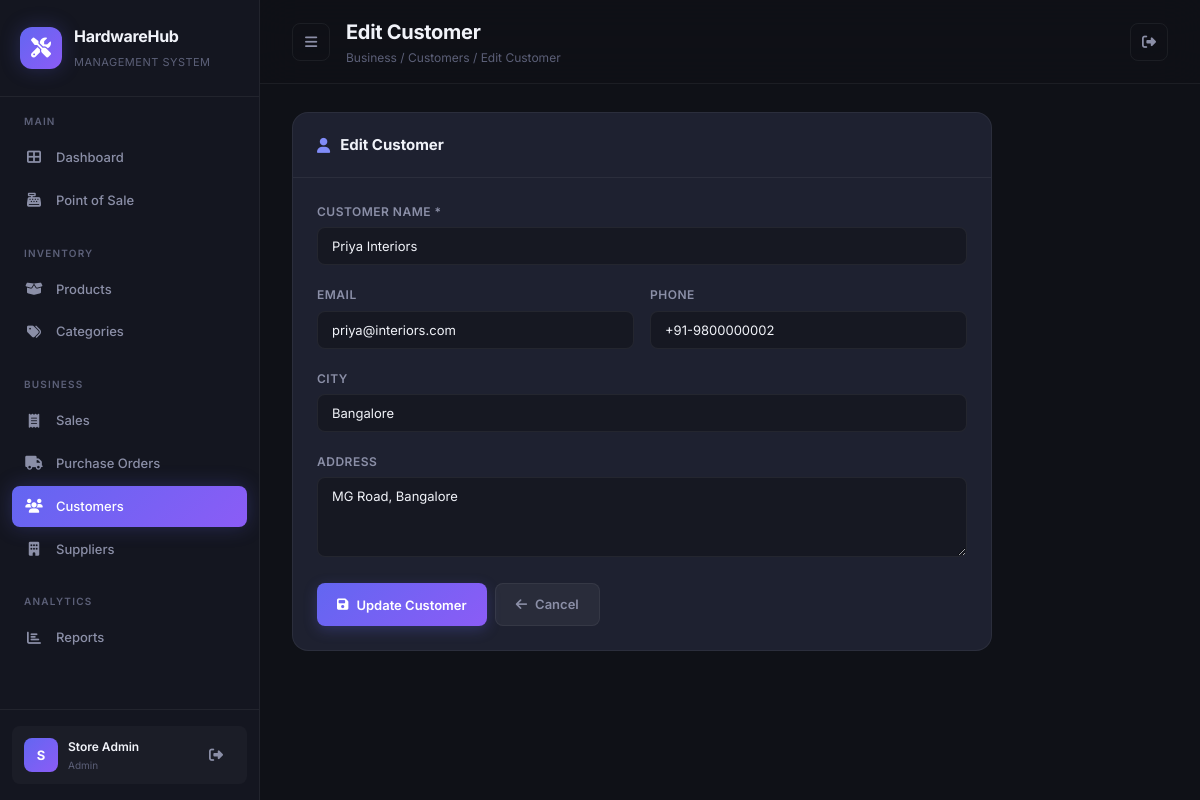
Screenshot of /customers/edit/2 (signed in) with the database file from the repository.
### models.py (models this page shows)
class Customer(Base):
    __tablename__ = "customers"
    id = Column(Integer, primary_key=True, index=True)
    name = Column(String(150), nullable=False)
    email = Column(String(120), default="")
    phone = Column(String(20), default="")
    address = Column(Text, default="")
    city = Column(String(100), default="")
    is_active = Column(Boolean, default=True)
    created_at = Column(DateTime, default=datetime.datetime.utcnow)
    sales = relationship("Sale", back_populates="customer")

### routes/customer_routes.py (the view)
@router.get("/edit/{customer_id}")
async def edit_customer_page(request: Request, customer_id: int, db: Session = Depends(get_db)):
    user = get_current_user(request)
    if not user:
        return RedirectResponse(url="/login", status_code=302)
    customer = db.query(Customer).filter(Customer.id == customer_id).first()
    if not customer:
        return RedirectResponse(url="/customers", status_code=302)
    return templates.TemplateResponse("customer_form.html", {
        "request": request,
        "user": user,
        "customer": customer,
        "title": "Edit Customer",
    })

### templates/customer_form.html (shortened to what this page needs)
{% extends "base.html" %}
{% set active_page = "customers" %}
{% block page_title %}{{ title }}{% endblock %}
{% block breadcrumb %}Business / Customers / {{ title }}{% endblock %}
{% block content %}
<div style="max-width: 700px;">
    <div class="card">
        <div class="card-header">
            <h3><i class="fas fa-user"></i> {{ title }}</h3>
        </div>
        <div class="card-body">
            <form method="POST" action="/customers/{% if customer %}edit/{{ customer.id }}{% else %}add{% endif %}" id="customer-form">
                <div class="form-group">
                    <label class="form-label">Customer Name *</label>
                    <input type="text" name="name" class="form-control" required
                           value="{{ customer.name if customer else '' }}" placeholder="e.g., Ramesh Construction" id="customer-name">
                </div>
                <div class="form-row">
                    <div class="form-group">
                        <label class="form-label">Email</label>
                        <input type="email" name="email" class="form-control"
                               value="{{ customer.email if customer else '' }}" placeholder="email@example.com" id="customer-email">
                    </div>
                    <div class="form-group">
                        <label class="form-label">Phone</label>
                        <input type="text" name="phone" class="form-control"
                               value="{{ customer.phone if customer else '' }}" placeholder="+91-9876543210" id="customer-phone">
                    </div>
                </div>
                <div class="form-group">
                    <label class="form-label">City</label>
                    <input type="text" name="city" class="form-control"
                           value="{{ customer.city if customer else '' }}" placeholder="City" id="customer-city">
                </div>
                <div class="form-group">
                    <label class="form-label">Address</label>
                    <textarea name="address" class="form-control" placeholder="Full address" id="customer-address">{{ customer.address if customer else '' }}</textarea>
                </div>
                <div class="d-flex gap-1 mt-2">
                    <button type="submit" class="btn btn-primary" id="customer-submit">
                        <i class="fas fa-save"></i> {{ 'Update' if customer else 'Add' }} Customer
                    </button>
                    <a href="/customers" class="btn btn-secondary">
                        <i class="fas fa-arrow-left"></i> Cancel
                    </a>
                </div>
            </form>
        </div>
    </div>
</div>
{% endblock %}

### static/css/style.css (style rules this page uses)
:root { --bg-primary: #0f1117; --bg-secondary: #1a1d27; --bg-card: #1e2130; --bg-card-hover: #252839; --bg-input: #161822; --bg-sidebar: #141620; --border-color: rgba(255, 255, 255, 0.06); --border-light: rgba(255, 255, 255, 0.1); --text-primary: #f1f3f9; --text-secondary: #8b8fa7; --text-muted: #5c6078; --text-inverse: #0f1117; --accent-primary: #6366f1; --accent-primary-hover: #818cf8; --accent-gradient: linear-gradient(135deg, #6366f1 0%, #8b5cf6 100%); --accent-glow: rgba(99, 102, 241, 0.25); --success: #22c55e; --success-bg: rgba(34, 197, 94, 0.1); --warning: #f59e0b; --warning-bg: rgba(245, 158, 11, 0.1); --danger: #ef4444; --danger-bg: rgba(239, 68, 68, 0.1); --info: #3b82f6; --info-bg: rgba(59, 130, 246, 0.1); --cyan: #06b6d4; --purple: #a855f7; --pink: #ec4899; --orange: #f97316; --radius-sm: 8px; --radius-md: 12px; --radius-lg: 16px; --radius-xl: 20px; --shadow-sm: 0 2px 8px rgba(0, 0, 0, 0.2); --shadow-md: 0 4px 16px rgba(0, 0, 0, 0.3); --shadow-lg: 0 8px 32px rgba(0, 0, 0, 0.4); --shadow-glow: 0 0 20px var(--accent-glow); --sidebar-width: 260px; --transition: all 0.3s cubic-bezier(0.4, 0, 0.2, 1); }
*, *::before, *::after { margin: 0; padding: 0; box-sizing: border-box; }
html { font-size: 14px; scroll-behavior: smooth; }
body { font-family: 'Inter', -apple-system, BlinkMacSystemFont, sans-serif; background: var(--bg-primary); color: var(--text-primary); line-height: 1.6; overflow-x: hidden; min-height: 100vh; }
a { color: var(--accent-primary-hover); text-decoration: none; transition: var(--transition); }
.card { background: var(--bg-card); border: 1px solid var(--border-color); border-radius: var(--radius-lg); overflow: hidden; transition: var(--transition); }
.card-header { padding: 20px 24px; border-bottom: 1px solid var(--border-color); display: flex; align-items: center; justify-content: space-between; }
.card-header h3 { font-size: 15px; font-weight: 700; display: flex; align-items: center; gap: 10px; }
.card-header h3 i { color: var(--accent-primary-hover); }
.card-body { padding: 24px; }
.btn { display: inline-flex; align-items: center; gap: 8px; padding: 10px 20px; border-radius: var(--radius-sm); font-weight: 600; font-size: 13px; cursor: pointer; transition: var(--transition); border: none; text-decoration: none; white-space: nowrap; font-family: inherit; }
.btn-primary { background: var(--accent-gradient); color: white; box-shadow: 0 4px 14px var(--accent-glow); }
.btn-secondary { background: rgba(255, 255, 255, 0.05); color: var(--text-secondary); border: 1px solid var(--border-color); }
.form-group { margin-bottom: 20px; }
.form-label { display: block; font-size: 12px; font-weight: 600; color: var(--text-secondary); margin-bottom: 6px; text-transform: uppercase; letter-spacing: 0.5px; }
.form-control { width: 100%; padding: 10px 14px; background: var(--bg-input); border: 1px solid var(--border-color); border-radius: var(--radius-sm); color: var(--text-primary); font-size: 13px; font-family: inherit; transition: var(--transition); outline: none; }
.form-control::placeholder { color: var(--text-muted); }
textarea.form-control { resize: vertical; min-height: 80px; }
.form-row { display: grid; grid-template-columns: repeat(2, 1fr); gap: 16px; }
.mt-2 { margin-top: 16px; }
.d-flex { display: flex; }
.gap-1 { gap: 8px; }

### rows the page displays
Customer: name "Priya Interiors", email "priya@interiors.com", phone "+91-9800000002", city "Bangalore", address "MG Road, Bangalore"

### other values shown
{{ user.name[0] if user else 'A' }} "S"
{{ user.name if user else 'Admin' }} "Store Admin"
{{ user.role if user else 'admin' }} "Admin"
{{ title }} "Edit Customer"
{{ 'Update' if customer else 'Add' }} "Update"
